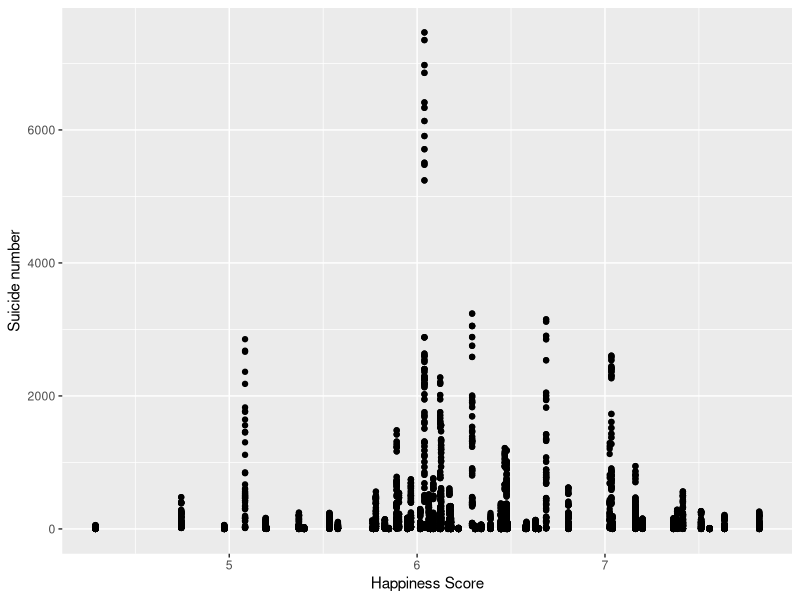
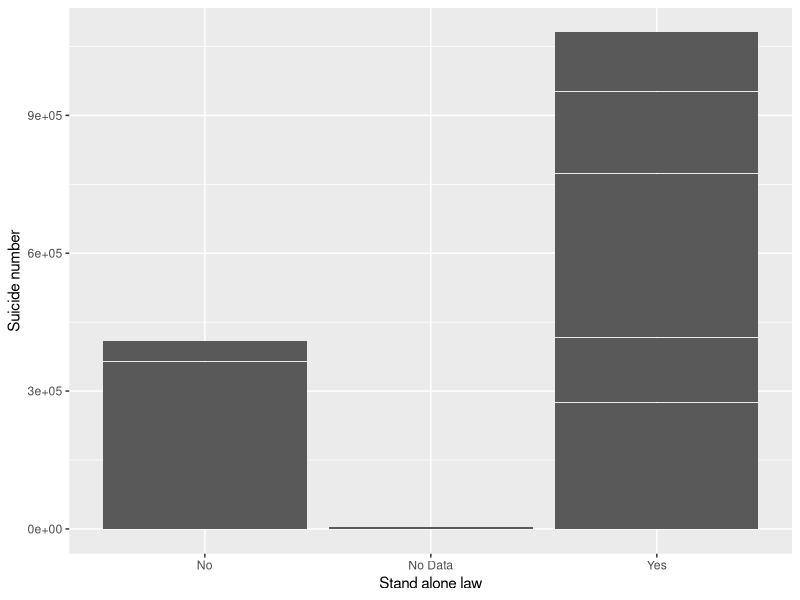
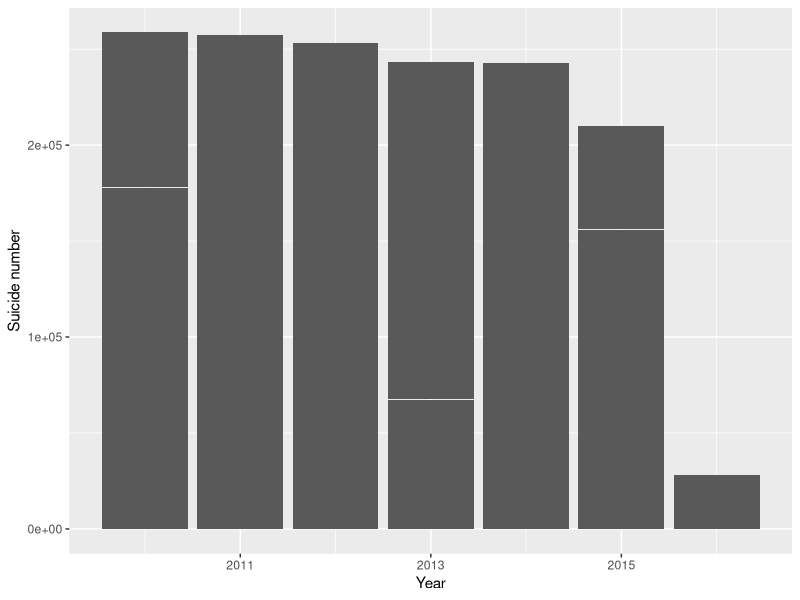

Source code (R) for these figures, in order:

#Introduction.

# I set out to see trends among different possible factors of suicide including if the happiness score, GDP, or
# various policy or laws had an effect on the number of suicides that occured. 

#The problem statement you addressed. 

# Is there correlations between policy or happiness score of a country and suicide. 
# Does GDP and Happiness have a correlation
# does policy or law make a difference when it comes to the number of suicides?
  
#How you addressed this problem statement

# I looked at the different variables and tried to see if there was any significance between the different
# variables and the questions I was asking. I utilized both plots and models in order to try to get the most
# insight from the data that was displayed. 
  
#Analysis.
  
setwd("C:/Users/young/Desktop/Classes/DSC520/GIT/")

#import data 
library(readxl)
library(ggplot2)
happiness_df <- read_excel("Final Project/Data/Appendix_2_Data_for_Figure_2.1.xls")
suicide_policy_df <-read_excel("Final Project/Data/suicide_policy.xls")
who_df <- read_excel("Final Project/Data/who_suicide_statistics.xlsx")

happiness_policy_df <- merge(happiness_df, suicide_policy_df,by = 'country')

combined_df <- merge(happiness_policy_df, who_df, by = 'country')

ggplot(combined_df, aes(x=happiness_score, y=suicides_no)) + labs(x ="Happiness Score", y="Suicide number") + geom_point()

happiness_suicide_lm <- lm(happiness_score ~ suicides_no, combined_df)
summary(happiness_suicide_lm)

happiness_gdp_lm <- lm(happiness_score ~ GDP, combined_df)
summary(happiness_gdp_lm)

ggplot(combined_df, aes(x=law_stand_alone, y=suicides_no)) + labs(x ="Stand alone law", y="Suicide number") + geom_bar(stat='identity')

ggplot(combined_df, aes(x=year.y, y=suicides_no)) + labs(x ="Year", y="Suicide number") + geom_bar(stat='identity')

# Looking at the plot between the suicide and happiness it actually becomes a pretty decent bell curve showing 
# that there can't be that much of a relation since we would think that if you have a lower happiness score 
# then there would be higher suicides. The P Value of it was .4909 so it was not a significant value. The 
# adjusted r-squared was -6.508e-05 which means that as one goes up the other goes down which is what we would
# think. Likewise, looking at the GDP and happiness models, the p value was greater than 2.2 which means there 
# is no relation between the happiness score and the gdp. The adjusted r-square was .48 which is fairly weak when
# it comes to significance. The plots for the law with number of suicides, there was a much higher number of suicides
#when there was a policy and same with the laws. 

#Implications.

#The implications of these statistics is that there is no implications between the different variables. The statistical
# significance between the several variables and data was fairly low. The overall trend of the number of suicides through
# the years was downward with 2015 being significantly less than 2010. 

#Limitations.

# There are a few number of limitations one being the data itself. The number of suicides that are recorded may not
# be totally accurate in all countries, especially some countries where it is still looked down upon to have someone
# commit suicide and it may be misrepresented or reported wrongly. It is also incomplete in a few different fields 
# and other data had to be cleaned or entered to make it valid which leaves a lot of holes in accuracy. 

#Concluding Remark

#There seems to be no reasonable significance between either the number of suicides and the happiness, or the number
# of suicides and the law or policies that a country has enacted. It shows a large number of suicides for policies 
# but the actual statistical significance seems fairly low. Looking at the number of suicides per year, 2016 seems 
# to have incomplete data or it was a very good year. I am leaning towards the data being incomplete as the answer. 

